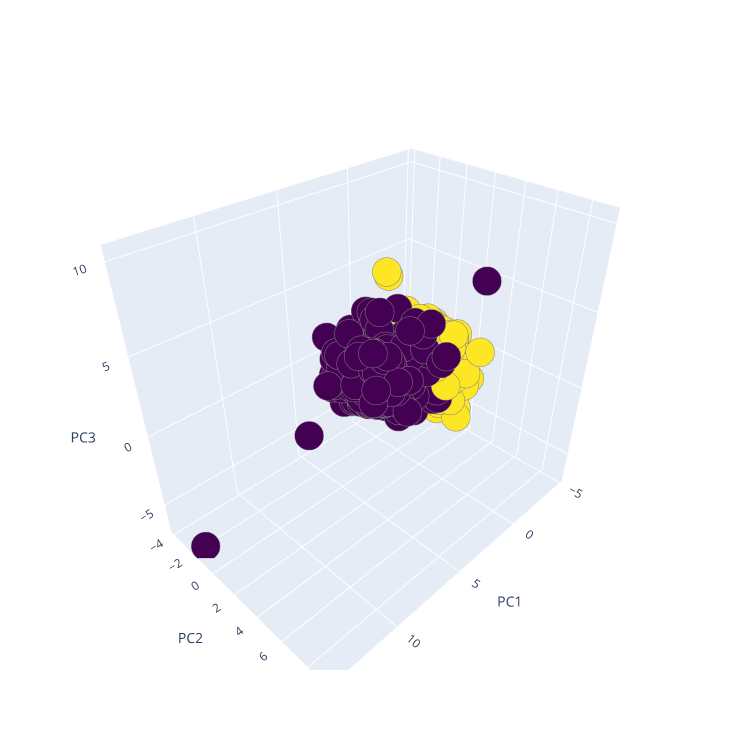

Notebook cell for this chart:
### Markdown cell above
## 3D Visualisation of Clusters (via PCA Scaling)
As our dataset contains more than 3 variables we can't visualise it as a 3D plot. 
By using PCA scaling, we can transform our data into less dimentions by dropping features deamed less important.

PCA scaling is also used for preprocessesing scaling as seen in the DataExploration notebook, and can be very usefull for clustering and ML

### Code cell
dc.plot_Cluster3D(X,X_Clustered.cluster)

### Figure 1 — Plotly figure (JSON) as saved in the notebook; plotly's stock layout.template omitted (floating-point values rounded to 4 significant figures; data arrays with more than 128 entries replaced by an {"elided": "..."} marker saying what was removed)
{"data": [{"marker": {"color": {"elided": "4898 int values"}, "colorscale": [[0, "#440154"], [0.1111, "#482878"], [0.2222, "#3e4989"], [0.3333, "#31688e"], [0.4444, "#26828e"], [0.5556, "#1f9e89"], [0.6667, "#35b779"], [0.7778, "#6ece58"], [0.8889, "#b5de2b"], [1, "#fde725"]], "line": {"color": "gray", "width": 5}, "size": 10}, "mode": "markers", "type": "scatter3d", "x": {"elided": "4898 float values"}, "y": {"elided": "4898 float values"}, "z": {"elided": "4898 float values"}}], "layout": {"height": 750, "margin": {"l": 0, "r": 0}, "scene": {"xaxis": {"title": {"text": "PC1"}}, "yaxis": {"title": {"text": "PC2"}}, "zaxis": {"title": {"text": "PC3"}}}, "width": 750}}
